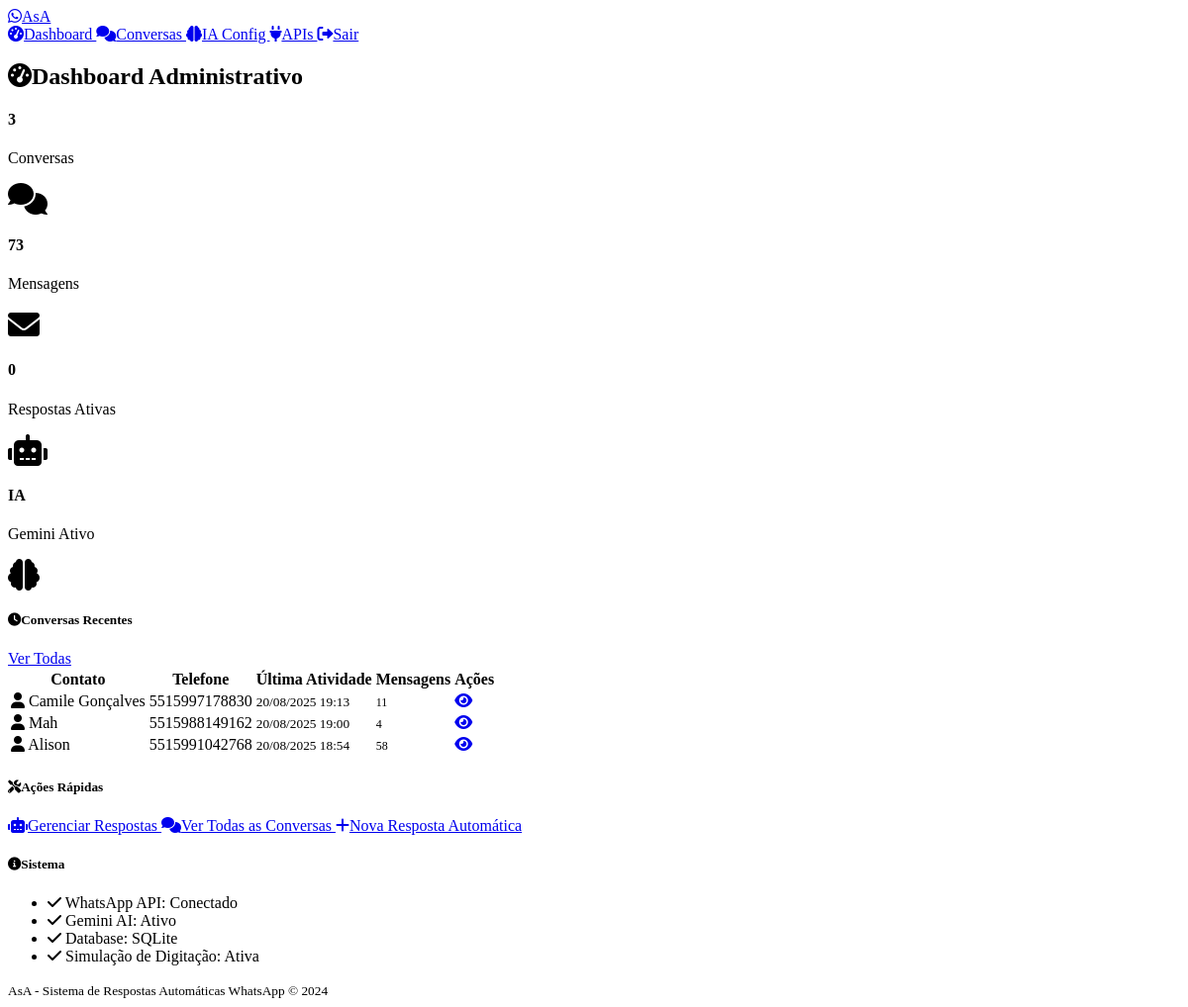
Screenshot of /admin/dashboard (signed in) with the database file from the repository.
### models.py (models this page shows)
class Conversation(db.Model):
    id = db.Column(db.Integer, primary_key=True)
    phone_number = db.Column(db.String(20), nullable=False)
    contact_name = db.Column(db.String(100))
    created_at = db.Column(db.DateTime, default=datetime.utcnow)
    updated_at = db.Column(db.DateTime, default=datetime.utcnow, onupdate=datetime.utcnow)
    is_active = db.Column(db.Boolean, default=True)
    ai_paused = db.Column(db.Boolean, default=False)  # True when human takes over
    paused_at = db.Column(db.DateTime)  # When AI was paused
    messages = db.relationship('Message', backref='conversation', lazy=True, cascade='all, delete-orphan')

### routes.py (the view)
    def decorated_function(*args, **kwargs):
        if not session.get('admin_logged_in'):
            return redirect(url_for('admin_login'))
        return f(*args, **kwargs)

### routes.py (called while the page is built)
def admin_required(f):
    def decorated_function(*args, **kwargs):
        if not session.get('admin_logged_in'):
            return redirect(url_for('admin_login'))
        return f(*args, **kwargs)
    decorated_function.__name__ = f.__name__
    return decorated_function

@app.route('/admin/dashboard')
@admin_required
def admin_dashboard():
    total_conversations = Conversation.query.count()
    total_messages = Message.query.count()
    active_responses = AutoResponse.query.filter_by(is_active=True).count()
    recent_conversations = Conversation.query.order_by(
        Conversation.updated_at.desc()
    ).limit(5).all()
    stats = {
        'total_conversations': total_conversations,
        'total_messages': total_messages,
        'active_responses': active_responses,
        'recent_conversations': recent_conversations
    }
    return render_template('admin_dashboard.html', stats=stats)

@app.context_processor
def inject_admin_status():
    return {'admin_logged_in': session.get('admin_logged_in', False)}

### templates/admin_dashboard.html (shortened to what this page needs)
{% extends "base.html" %}
{% block content %}
<div class="d-flex justify-content-between align-items-center mb-4">
    <h2>
        <i class="fas fa-tachometer-alt me-2"></i>Dashboard Administrativo
    </h2>
</div>
<div class="row mb-4">
    <div class="col-lg-3 col-md-6 mb-3">
        <div class="card bg-primary">
            <div class="card-body">
                <div class="d-flex justify-content-between">
                    <div>
                        <h4 class="mb-0">{{ stats.total_conversations }}</h4>
                        <p class="mb-0">Conversas</p>
                    </div>
                    <div class="align-self-center">
                        <i class="fas fa-comments fa-2x"></i>
                    </div>
                </div>
            </div>
        </div>
    </div>
    <div class="col-lg-3 col-md-6 mb-3">
        <div class="card bg-success">
            <div class="card-body">
                <div class="d-flex justify-content-between">
                    <div>
                        <h4 class="mb-0">{{ stats.total_messages }}</h4>
                        <p class="mb-0">Mensagens</p>
                    </div>
                    <div class="align-self-center">
                        <i class="fas fa-envelope fa-2x"></i>
                    </div>
                </div>
            </div>
        </div>
    </div>
    <div class="col-lg-3 col-md-6 mb-3">
        <div class="card bg-info">
            <div class="card-body">
                <div class="d-flex justify-content-between">
                    <div>
                        <h4 class="mb-0">{{ stats.active_responses }}</h4>
                        <p class="mb-0">Respostas Ativas</p>
                    </div>
                    <div class="align-self-center">
                        <i class="fas fa-robot fa-2x"></i>
                    </div>
                </div>
            </div>
        </div>
    </div>
    <div class="col-lg-3 col-md-6 mb-3">
        <div class="card bg-warning">
            <div class="card-body">
                <div class="d-flex justify-content-between">
                    <div>
                        <h4 class="mb-0">IA</h4>
                        <p class="mb-0">Gemini Ativo</p>
                    </div>
                    <div class="align-self-center">
                        <i class="fas fa-brain fa-2x"></i>
                    </div>
                </div>
            </div>
        </div>
    </div>
</div>
<div class="card">
    <div class="card-header d-flex justify-content-between align-items-center">
        <h5 class="mb-0">
            <i class="fas fa-clock me-2"></i>Conversas Recentes
        </h5>
        <a href="{{ url_for('admin_conversations') }}" class="btn btn-sm btn-outline-primary">
            Ver Todas
        </a>
    </div>
    <div class="card-body">
        {% if stats.recent_conversations %}
            <div class="table-responsive">
                <table class="table table-hover">
                    <thead>
                        <tr>
                            <th>Contato</th>
                            <th>Telefone</th>
                            <th>Última Atividade</th>
                            <th>Mensagens</th>
                            <th>Ações</th>
                        </tr>
                    </thead>
                    <tbody>
                        {% for conversation in stats.recent_conversations %}
                        <tr>
                            <td>
                                <i class="fas fa-user me-2"></i>
                                {{ conversation.contact_name or 'Sem nome' }}
                            </td>
                            <td>{{ conversation.phone_number }}</td>
                            <td>
                                <small class="text-muted">
                                    {{ conversation.updated_at.strftime('%d/%m/%Y %H:%M') }}
                                </small>
                            </td>
                            <td>
                                <span class="badge bg-secondary">
                                    {{ conversation.messages|length }}
                                </span>
                            </td>
                            <td>
                                <a href="{{ url_for('view_conversation', conversation_id=conversation.id) }}"
                                   class="btn btn-sm btn-outline-primary">
                                    <i class="fas fa-eye"></i>
                                </a>
                            </td>
                        </tr>
                        {% endfor %}
                    </tbody>
                </table>
            </div>
        {% else %}
            <div class="text-center py-4">
                <i class="fas fa-comments fa-3x text-muted mb-3"></i>
                <p class="text-muted">Nenhuma conversa ainda</p>
            </div>
        {% endif %}
    </div>
</div>
<div class="row mt-4">
    <div class="col-md-6">
        <div class="card">
            <div class="card-header">
                <h5 class="mb-0">
                    <i class="fas fa-tools me-2"></i>Ações Rápidas
                </h5>
            </div>
            <div class="card-body">
                <div class="d-grid gap-2">
                    <a href="{{ url_for('admin_responses') }}" class="btn btn-outline-primary">
                        <i class="fas fa-robot me-2"></i>Gerenciar Respostas
                    </a>
                    <a href="{{ url_for('admin_conversations') }}" class="btn btn-outline-secondary">
                        <i class="fas fa-comments me-2"></i>Ver Todas as Conversas
                    </a>
                    <a href="{{ url_for('add_response') }}" class="btn btn-outline-success">
                        <i class="fas fa-plus me-2"></i>Nova Resposta Automática
                    </a>
                </div>
            </div>
        </div>
    </div>
    <div class="col-md-6">
        <div class="card">
            <div class="card-header">
                <h5 class="mb-0">
                    <i class="fas fa-info-circle me-2"></i>Sistema
                </h5>
            </div>
            <div class="card-body">
                <ul class="list-unstyled mb-0">
                    <li class="mb-2">
                        <i class="fas fa-check text-success me-2"></i>
                        WhatsApp API: Conectado
                    </li>
                    <li class="mb-2">
                        <i class="fas fa-check text-success me-2"></i>
                        Gemini AI: Ativo
                    </li>
                    <li class="mb-2">
                        <i class="fas fa-check text-success me-2"></i>
                        Database: SQLite
                    </li>
                    <li>
                        <i class="fas fa-check text-success me-2"></i>
                        Simulação de Digitação: Ativa
                    </li>
                </ul>
            </div>
        </div>
    </div>
</div>
{% endblock %}

### templates/base.html (shortened to what this page needs)
<!DOCTYPE html>
<html lang="pt-BR" data-bs-theme="dark">
<head>
    <link href="https://cdn.replit.com/agent/bootstrap-agent-dark-theme.min.css" rel="stylesheet">
    <link rel="stylesheet" href="https://cdnjs.cloudflare.com/ajax/libs/font-awesome/6.0.0/css/all.min.css">
    <link rel="stylesheet" href="{{ url_for('static', filename='css/custom.css') }}">
</head>
<body>
    <nav class="navbar navbar-expand-lg navbar-dark bg-dark">
        <div class="container">
            <a class="navbar-brand" href="{{ url_for('index') }}">
                <i class="fab fa-whatsapp text-success me-2"></i>AsA
            </a>
            <div class="navbar-nav ms-auto">
                {% if admin_logged_in %}
                    <a class="nav-link" href="{{ url_for('admin_dashboard') }}">
                        <i class="fas fa-tachometer-alt me-1"></i>Dashboard
                    </a>
                    <a class="nav-link" href="{{ url_for('admin_conversations') }}">
                        <i class="fas fa-comments me-1"></i>Conversas
                    </a>
                    <a class="nav-link" href="{{ url_for('ai_config') }}">
                        <i class="fas fa-brain me-1"></i>IA Config
                    </a>
                    <a class="nav-link" href="{{ url_for('whatsapp_apis') }}">
                        <i class="fas fa-plug me-1"></i>APIs
                    </a>
                    <a class="nav-link" href="{{ url_for('admin_logout') }}">
                        <i class="fas fa-sign-out-alt me-1"></i>Sair
                    </a>
                {% endif %}
            </div>
        </div>
    </nav>
    <main class="container mt-4">
        {% block content %}{% endblock %}
    </main>
    <footer class="bg-dark text-center py-3 mt-5">
        <div class="container">
            <small class="text-muted">
                AsA - Sistema de Respostas Automáticas WhatsApp &copy; 2024
            </small>
        </div>
    </footer>
</body>
</html>

### static/css/custom.css (style rules this page uses)
:root { --asa-primary: #25d366; --asa-secondary: #128c7e; --asa-accent: #075e54; --asa-light: #dcf8c6; }
.badge { font-size: 0.75em; font-weight: 500; }

### rows the page displays
Conversation: contact_name "Camile Gonçalves", phone_number "5515997178830", updated_at "20/08/2025 19:13", messages|length "11"
Conversation: contact_name "Mah", phone_number "5515988149162", updated_at "20/08/2025 19:00", messages|length "4"
Conversation: contact_name "Alison", phone_number "5515991042768", updated_at "20/08/2025 18:54", messages|length "58"

### other values shown
{{ stats.total_conversations }} "3"
{{ stats.total_messages }} "73"
{{ stats.active_responses }} "0"
